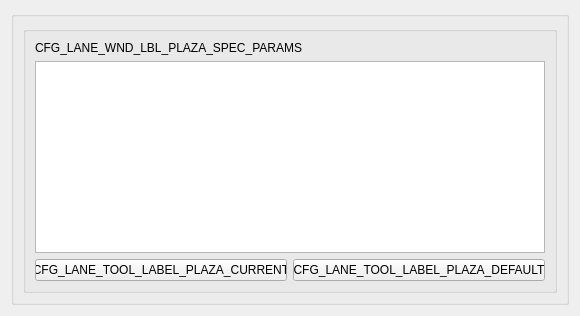
              <widget class="QWidget" name="WDG_PLAZA_SPECIFIC">
               <attribute name="title">
                <string>CFG_LANE_WND_TAB_PLAZA_SPECIFIC</string>
               </attribute>
               <layout class="QVBoxLayout" name="verticalLayout_4">
                <item>
                 <widget class="QGroupBox" name="grpTAB_PLAZA_SPECIFIC">
                  <property name="minimumSize">
                   <size>
                    <width>0</width>
                    <height>0</height>
                   </size>
                  </property>
                  <property name="title">
                   <string/>
                  </property>
                  <layout class="QGridLayout" name="gridLayout">
                   <item row="0" column="0">
                    <widget class="QGroupBox" name="groupBoxPlazaParam">
                     <property name="title">
                      <string/>
                     </property>
                     <layout class="QVBoxLayout" name="verticalLayout_7">
                      <item>
                       <widget class="QLabel" name="labelPlazaSpecParams">
                        <property name="minimumSize">
                         <size>
                          <width>100</width>
                          <height>0</height>
                         </size>
                        </property>
                        <property name="text">
                         <string>CFG_LANE_WND_LBL_PLAZA_SPEC_PARAMS</string>
                        </property>
                        <property name="alignment">
                         <set>Qt::AlignLeading|Qt::AlignLeft|Qt::AlignVCenter</set>
                        </property>
                       </widget>
                      </item>
                      <item>
                       <widget class="QTableWidget" name="tablePlazaSpecParams">
                        <property name="cornerButtonEnabled">
                         <bool>true</bool>
                        </property>
                       </widget>
                      </item>
                      <item>
                       <layout class="QHBoxLayout" name="horizontalLayout_19">
                        <item>
                         <widget class="QPushButton" name="btnPlazaGetCurrent">
                          <property name="maximumSize">
                           <size>
                            <width>252</width>
                            <height>30</height>
                           </size>
                          </property>
                          <property name="text">
                           <string>CFG_LANE_TOOL_LABEL_PLAZA_CURRENT</string>
                          </property>
                          <property name="autoDefault">
                           <bool>false</bool>
                          </property>
                         </widget>
                        </item>
                        <item>
                         <widget class="QPushButton" name="btnPlazaGetDefault">
                          <property name="maximumSize">
                           <size>
                            <width>252</width>
                            <height>30</height>
                           </size>
                          </property>
                          <property name="text">
                           <string>CFG_LANE_TOOL_LABEL_PLAZA_DEFAULT</string>
                          </property>
                          <property name="autoDefault">
                           <bool>false</bool>
                          </property>
                         </widget>
                        </item>
                       </layout>
                      </item>
                     </layout>
                    </widget>
                   </item>
                  </layout>
                 </widget>
                </item>
               </layout>
              </widget>
